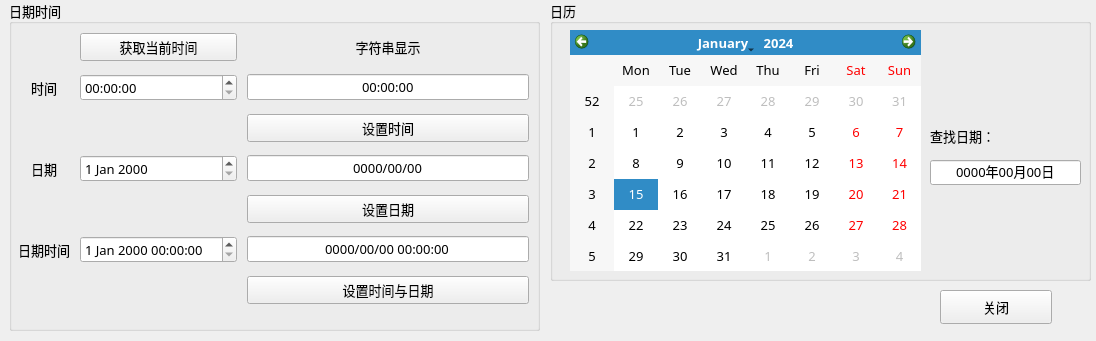
<?xml version="1.0" encoding="UTF-8"?>
<ui version="4.0">
 <class>Widget</class>
 <widget class="QWidget" name="Widget">
  <property name="geometry">
   <rect>
    <x>0</x>
    <y>0</y>
    <width>1096</width>
    <height>341</height>
   </rect>
  </property>
  <property name="font">
   <font>
    <family>楷体</family>
    <pointsize>10</pointsize>
   </font>
  </property>
  <property name="windowTitle">
   <string>Widget</string>
  </property>
  <widget class="QGroupBox" name="groupBox">
   <property name="geometry">
    <rect>
     <x>9</x>
     <y>0</y>
     <width>531</width>
     <height>331</height>
    </rect>
   </property>
   <property name="title">
    <string>日期时间</string>
   </property>
   <property name="flat">
    <bool>false</bool>
   </property>
   <widget class="QWidget" name="gridLayoutWidget">
    <property name="geometry">
     <rect>
      <x>9</x>
      <y>20</y>
      <width>511</width>
      <height>301</height>
     </rect>
    </property>
    <layout class="QGridLayout" name="gridLayout">
     <property name="leftMargin">
      <number>0</number>
     </property>
     <property name="topMargin">
      <number>0</number>
     </property>
     <property name="rightMargin">
      <number>0</number>
     </property>
     <property name="bottomMargin">
      <number>0</number>
     </property>
     <property name="horizontalSpacing">
      <number>10</number>
     </property>
     <property name="verticalSpacing">
      <number>0</number>
     </property>
     <item row="4" column="2">
      <widget class="QPushButton" name="pushButton_SetDate">
       <property name="text">
        <string>设置日期</string>
       </property>
      </widget>
     </item>
     <item row="1" column="0">
      <widget class="QLabel" name="label">
       <property name="text">
        <string>时间</string>
       </property>
       <property name="alignment">
        <set>Qt::AlignCenter</set>
       </property>
      </widget>
     </item>
     <item row="2" column="2">
      <widget class="QPushButton" name="pushButton_SetTime">
       <property name="text">
        <string>设置时间</string>
       </property>
      </widget>
     </item>
     <item row="1" column="1">
      <widget class="QTimeEdit" name="timeEdit"/>
     </item>
     <item row="1" column="2">
      <widget class="QLineEdit" name="lineEdit_Time">
       <property name="inputMask">
        <string>99:99:99;0</string>
       </property>
       <property name="text">
        <string>::</string>
       </property>
       <property name="alignment">
        <set>Qt::AlignCenter</set>
       </property>
      </widget>
     </item>
     <item row="5" column="0">
      <widget class="QLabel" name="label_4">
       <property name="text">
        <string>日期时间</string>
       </property>
       <property name="alignment">
        <set>Qt::AlignCenter</set>
       </property>
      </widget>
     </item>
     <item row="5" column="1">
      <widget class="QDateTimeEdit" name="dateTimeEdit"/>
     </item>
     <item row="3" column="1">
      <widget class="QDateEdit" name="dateEdit"/>
     </item>
     <item row="0" column="1">
      <widget class="QPushButton" name="pushButton_GetNowTime">
       <property name="text">
        <string>获取当前时间</string>
       </property>
      </widget>
     </item>
     <item row="3" column="2">
      <widget class="QLineEdit" name="lineEdit_Date">
       <property name="inputMask">
        <string>9999/99/99;0</string>
       </property>
       <property name="text">
        <string>//</string>
       </property>
       <property name="alignment">
        <set>Qt::AlignCenter</set>
       </property>
      </widget>
     </item>
     <item row="5" column="2">
      <widget class="QLineEdit" name="lineEdit_DateTime">
       <property name="inputMask">
        <string>9999/99/99 99:99:99;0</string>
       </property>
       <property name="text">
        <string>// ::</string>
       </property>
       <property name="alignment">
        <set>Qt::AlignCenter</set>
       </property>
      </widget>
     </item>
     <item row="0" column="2">
      <widget class="QLabel" name="label_DisplayStr">
       <property name="text">
        <string>字符串显示</string>
       </property>
       <property name="alignment">
        <set>Qt::AlignCenter</set>
       </property>
      </widget>
     </item>
     <item row="3" column="0">
      <widget class="QLabel" name="label_3">
       <property name="text">
        <string>日期</string>
       </property>
       <property name="alignment">
        <set>Qt::AlignCenter</set>
       </property>
      </widget>
     </item>
     <item row="6" column="2">
      <widget class="QPushButton" name="pushButton_SetDateTime">
       <property name="text">
        <string>设置时间与日期</string>
       </property>
      </widget>
     </item>
    </layout>
   </widget>
  </widget>
  <widget class="QGroupBox" name="groupBox_2">
   <property name="geometry">
    <rect>
     <x>550</x>
     <y>0</y>
     <width>541</width>
     <height>281</height>
    </rect>
   </property>
   <property name="title">
    <string>日历</string>
   </property>
   <widget class="QCalendarWidget" name="calendarWidget">
    <property name="geometry">
     <rect>
      <x>20</x>
      <y>30</y>
      <width>351</width>
      <height>241</height>
     </rect>
    </property>
   </widget>
   <widget class="QLineEdit" name="lineEdit_Search">
    <property name="geometry">
     <rect>
      <x>380</x>
      <y>160</y>
      <width>151</width>
      <height>25</height>
     </rect>
    </property>
    <property name="inputMask">
     <string>9999年99月99日;0</string>
    </property>
    <property name="text">
     <string>年月日</string>
    </property>
    <property name="alignment">
     <set>Qt::AlignCenter</set>
    </property>
   </widget>
   <widget class="QLabel" name="label_5">
    <property name="geometry">
     <rect>
      <x>380</x>
      <y>120</y>
      <width>91</width>
      <height>31</height>
     </rect>
    </property>
    <property name="text">
     <string>查找日期：</string>
    </property>
   </widget>
  </widget>
  <widget class="QPushButton" name="pushButton_Close">
   <property name="geometry">
    <rect>
     <x>940</x>
     <y>290</y>
     <width>112</width>
     <height>34</height>
    </rect>
   </property>
   <property name="text">
    <string>关闭</string>
   </property>
  </widget>
 </widget>
 <resources/>
 <connections>
  <connection>
   <sender>pushButton_Close</sender>
   <signal>clicked()</signal>
   <receiver>Widget</receiver>
   <slot>close()</slot>
   <hints>
    <hint type="sourcelabel">
     <x>979</x>
     <y>301</y>
    </hint>
    <hint type="destinationlabel">
     <x>981</x>
     <y>356</y>
    </hint>
   </hints>
  </connection>
 </connections>
</ui>
